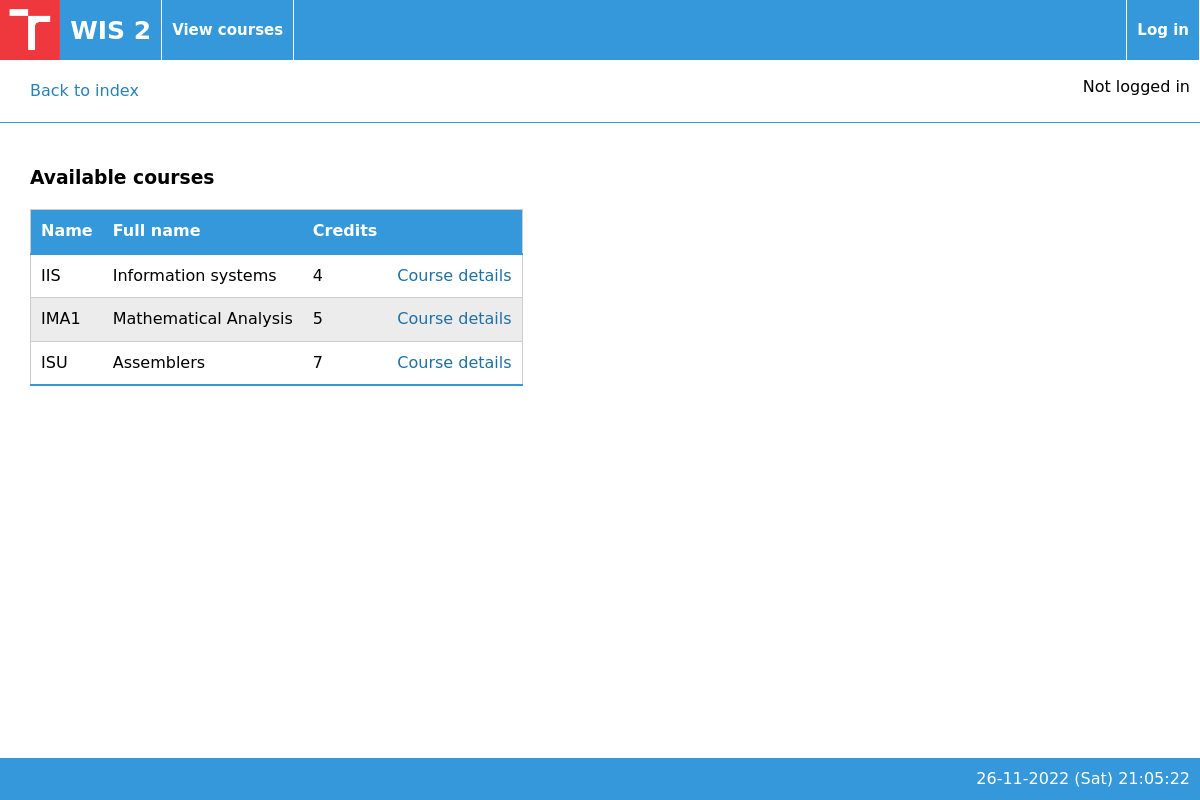
Page /www/html/viewcourses.php on the committed database.
### tables this page shows
CREATE TABLE Course (
    courseID INTEGER NOT NULL PRIMARY KEY AUTO_INCREMENT,
    courseName VARCHAR(128) UNIQUE NOT NULL,
    courseFullName VARCHAR(128),
    courseDescription TEXT,
    courseState INTEGER NOT NULL,
    courseCredits INTEGER,
    courseCapacity INTEGER,
    courseOpen BOOLEAN
);

### www/html/includes/courses-inc.php (called while the page is built, shortened)
<?php
function getApprovedCourses() {
    $conn = $GLOBALS['conn'];
    $stmt = $conn->prepare("SELECT * FROM Course WHERE courseState = 10");
    $stmt->execute();
    return $stmt->fetchAll(PDO::FETCH_CLASS);
}
?>

### www/html/viewcourses.php (the view, shortened to what this page needs)
<!DOCTYPE html>
<html>
<?php
include_once 'templates/header.php';
include_once 'templates/navbar.php';
require_once 'includes/courses-inc.php';
?>
<div id="button_back" ><a href=index.php>Back to index</a></div><br/>
</section>
<div id="courses_unregistered">
<section class="section_table">
<h3>Available courses</h3>
<table>
    <thead>
        <tr>
            <th>Name</th>
            <th>Full name</th>
            <th>Credits</th>
            <th></th>
        </tr>
    </thead>
    <tbody>
    <?php
        $courses = getApprovedCourses();
        foreach ($courses as $course) {
            $courseURL = 'detailcourse.php?courseID='.$course->courseID;
            echo "<tr>";
            echo "<td>" . $course->courseName . "</td>";
            echo "<td>" . $course->courseFullName . "</td>";
            echo "<td>" . $course->courseCredits . "</td>";
            echo "<td><a href=\"$courseURL\">Course details</a></td>";
            echo "</tr>";
        }
    ?>
    </tbody>
</table>
</section>
</div>
<?php include_once 'templates/footer.php' ?>
</html>

### www/html/css/style.css (style rules this page uses)
* { line-height: 1.4; font-family: Verdana, "DejaVu Sans", Arial, sans-serif; }
body { padding: 0; margin: 0; padding-bottom: 50px; }
h3 { margin-left: 30px; }
#button_back { grid-column: 1; grid-row: 1; border-bottom: #3498DB 1px solid; padding: 20px 0; }
#button_back a { color: #2980B9; text-decoration: none; padding: 30px; }
.section_table { display: flex; align-items: flex-end; justify-content: flex-start; flex-direction: column; max-width: fit-content; }
.section_table h3 { align-self: flex-start; }
.section_table table { margin-left: 30px; border: #CCCCCC 1px solid; border-collapse: collapse; overflow: scroll; }
.section_table table thead { background-color: #3498DB; color: #fff; padding: 10px; text-align: center; }
.section_table table th { padding: 10px; text-align: left; }
.section_table table td { padding: 10px; text-align: left; }
.section_table a { text-decoration: none; color: black; transition: color 0.2s; }
.section_table table tr { border-bottom: #CCCCCC 1px solid; }
.section_table tr:last-child { border-bottom: #3498DB 2px solid; }
.section_table table tbody tr:nth-child(even) { background-color: #ECECEC; }
.section_table table tr td a { color: #1f70a6; }

### rows in the picture
course: courseName "IIS", courseFullName "Information systems", courseCredits "4"
course: courseName "IMA1", courseFullName "Mathematical Analysis", courseCredits "5"
course: courseName "ISU", courseFullName "Assemblers", courseCredits "7"

### other values in the picture
$date_time "26-11-2022 (Sat) 21:05:22"
